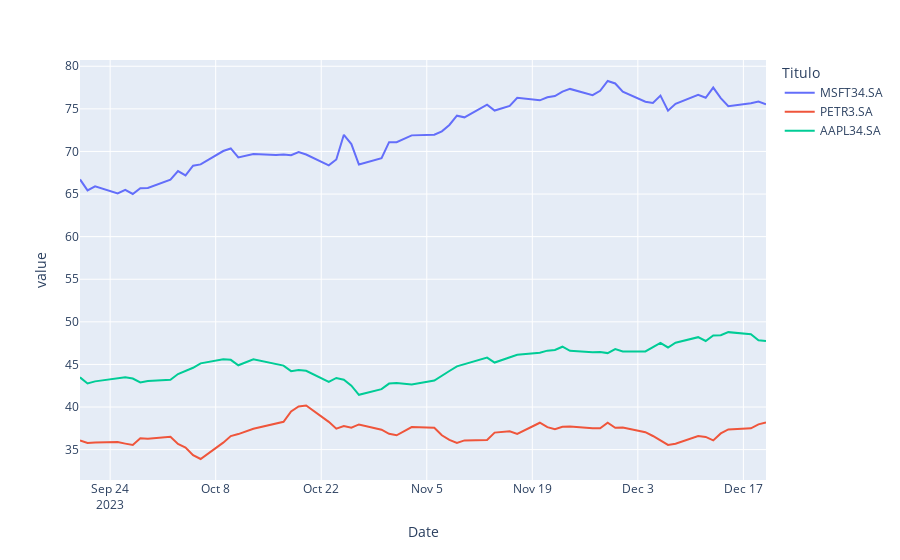

This figure's notebook cell:
### Code cell
#desenhando desenvolvimento acao
import plotly.graph_objects as go
def fig_candlestick(dados):
    fig = px.line(data_frame=dados,x=dados.index ,y=['Open'], color='Titulo')
    return fig

fig_candlestick(dados)
